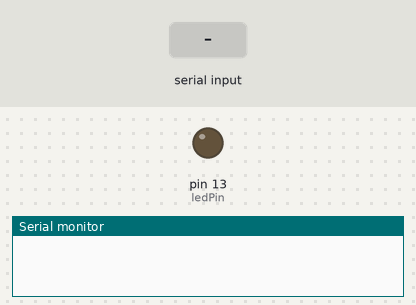
Bench run of a sketch on a simulated Arduino Uno, built with avr-gcc and run on an emulated ATmega328P. Parts: output pins drawn as LEDs (lit = HIGH), the last lines printed to the serial monitor. The inputs (shaded band) are chosen by the test bench.

Above: at 1.2 s.
1.3 s: "ON" received over Serial
At 2.9 s:
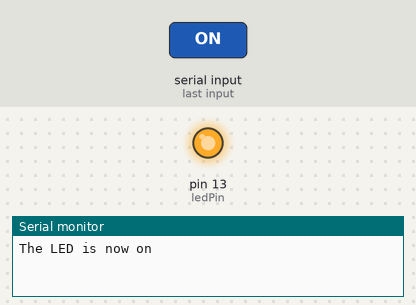
3.8 s: "OFF" received over Serial
At 6.0 s:
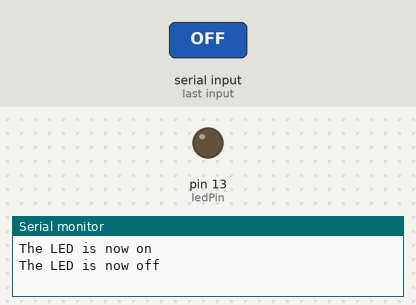
Timing chart, 0 to 7.5 s (numbered marks = the images above; inputs shaded):
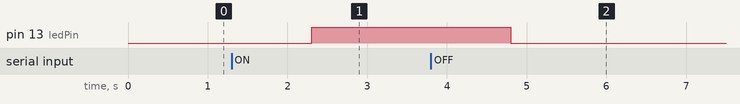

Measured:
- after the input at 1.3 s, pin 13 (ledPin): LOW → HIGH after 1.0 s
- after the input at 3.8 s, pin 13 (ledPin): HIGH → LOW after 1.0 s

The sketch:

SErial_LEDControl.ino.ino
```cpp
/* this is yet another sketch. Im currently
short of ideas(and tools) so i decide lets communicate with an LED via serial monitor communication
I find it respectable enough to begin with. Leave your comments later*/
//connecting the Led between 13 and ground
int ledPin = 13;
String message;
void setup() {
  // put your setup code here, to run once:
  pinMode(ledPin,OUTPUT);
  Serial.begin(9600);

}

void loop() {
  // put your main code here, to run repeatedly:
   message=Serial.readString();
   if(message=="ON"){
    digitalWrite(ledPin,HIGH);
    Serial.println("The LED is now on");
   }
   if(message=="OFF"){
    digitalWrite(ledPin,LOW);
    Serial.println("The LED is now off");
   }

}
```
